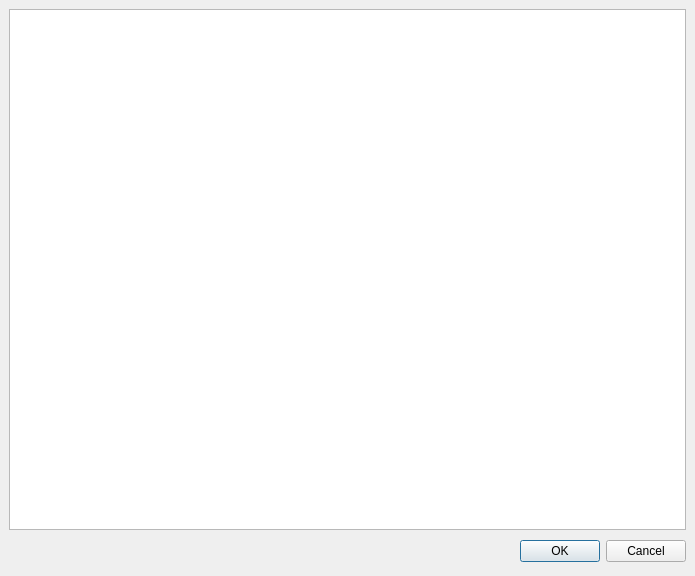
<ui version="4.0" >
 <author></author>
 <comment></comment>
 <exportmacro></exportmacro>
 <class>save_settings_form</class>
 <widget class="QDialog" name="save_settings_form" >
  <property name="geometry" >
   <rect>
    <x>0</x>
    <y>0</y>
    <width>695</width>
    <height>576</height>
   </rect>
  </property>
  <property name="sizePolicy" >
   <sizepolicy>
    <hsizetype>5</hsizetype>
    <vsizetype>3</vsizetype>
    <horstretch>0</horstretch>
    <verstretch>0</verstretch>
   </sizepolicy>
  </property>
  <property name="windowTitle" >
   <string>Save settings</string>
  </property>
  <layout class="QGridLayout" >
   <property name="margin" >
    <number>9</number>
   </property>
   <property name="spacing" >
    <number>6</number>
   </property>
   <item row="0" column="0" >
    <layout class="QVBoxLayout" >
     <property name="margin" >
      <number>0</number>
     </property>
     <property name="spacing" >
      <number>6</number>
     </property>
     <item>
      <widget class="QTreeView" name="treeView" />
     </item>
     <item>
      <layout class="QHBoxLayout" >
       <property name="margin" >
        <number>0</number>
       </property>
       <property name="spacing" >
        <number>6</number>
       </property>
       <item>
        <spacer>
         <property name="orientation" >
          <enum>Qt::Horizontal</enum>
         </property>
         <property name="sizeHint" >
          <size>
           <width>131</width>
           <height>31</height>
          </size>
         </property>
        </spacer>
       </item>
       <item>
        <widget class="QPushButton" name="okButton" >
         <property name="text" >
          <string>OK</string>
         </property>
        </widget>
       </item>
       <item>
        <widget class="QPushButton" name="cancelButton" >
         <property name="text" >
          <string>Cancel</string>
         </property>
        </widget>
       </item>
      </layout>
     </item>
    </layout>
   </item>
  </layout>
 </widget>
 <pixmapfunction></pixmapfunction>
 <resources/>
 <connections>
  <connection>
   <sender>cancelButton</sender>
   <signal>clicked()</signal>
   <receiver>save_settings_form</receiver>
   <slot>reject()</slot>
   <hints>
    <hint type="sourcelabel" >
     <x>369</x>
     <y>253</y>
    </hint>
    <hint type="destinationlabel" >
     <x>179</x>
     <y>282</y>
    </hint>
   </hints>
  </connection>
 </connections>
</ui>
